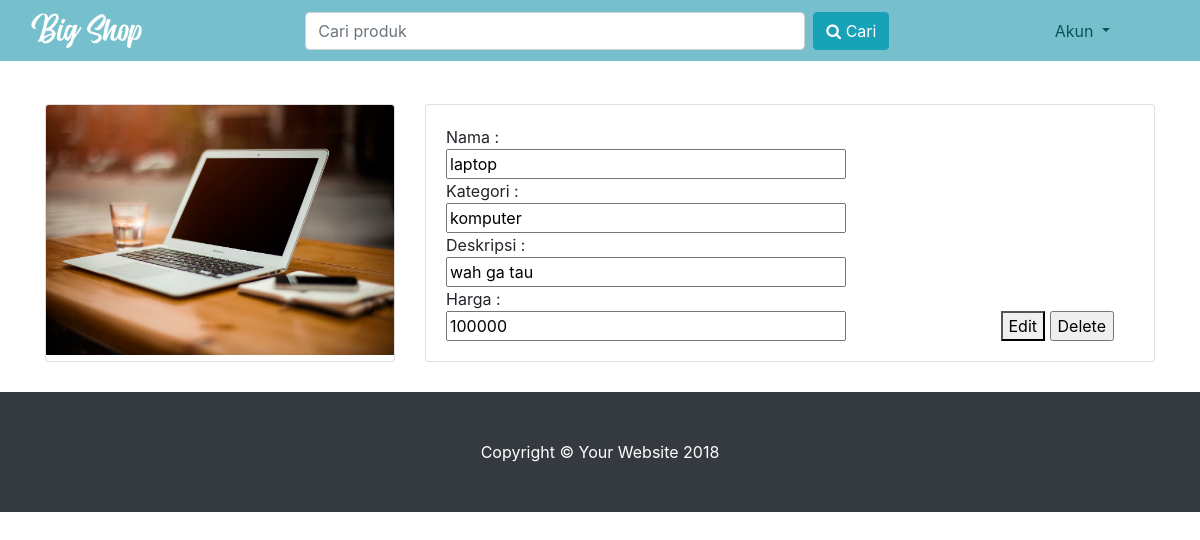
The app's page /index.php/c_homePenjual/index/orang (signed in), older data.
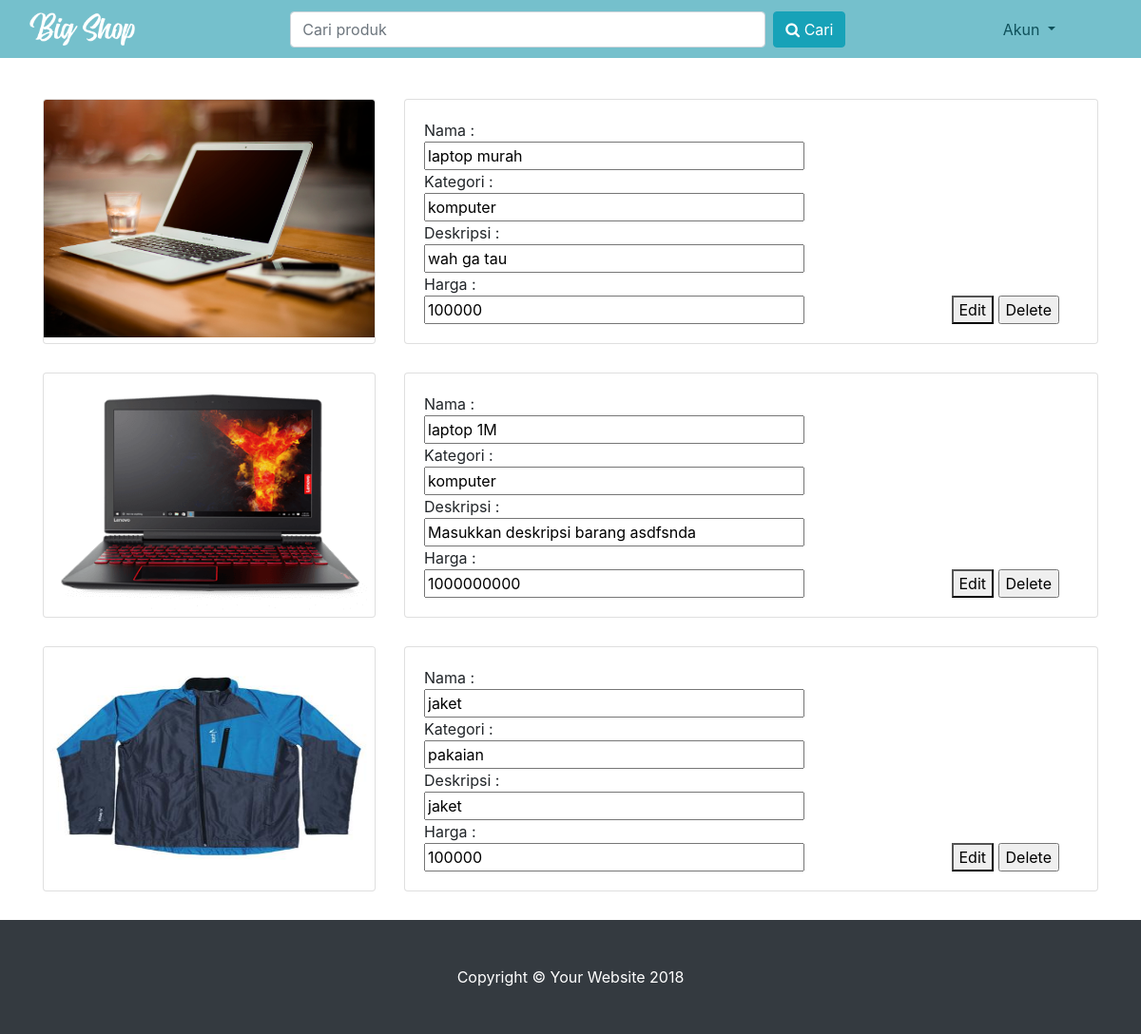
The same page, newer data.
### tables this page shows
CREATE TABLE `barang` (
  `id_barang` varchar(10) NOT NULL,
  `username` varchar(20) NOT NULL,
  `nama_barang` varchar(50) NOT NULL,
  `images` varchar(100) NOT NULL,
  `harga` int(10) NOT NULL,
  `deskripsi` varchar(100) NOT NULL,
  `kategori` varchar(20) NOT NULL
);

### application/controllers/c_homePenjual.php (called while the page is built, shortened)
<?php
	class c_homePenjual extends CI_Controller {
		function __construct(){
			$this->load->model('m_homePenjual');
			$this->load->helper('form');
			$this->load->library('session');
		}
		public function index($username){
			$data = array(
				'title' => 'HOME',
				'username' => $username,
				'barang' => $this->m_homePenjual->get_data_barang($username)
			);
			$this->load->view('v_homePenjual',$data);
		}
	}
?>

### index.php (called while the page is built, shortened)
<?php
require_once BASEPATH.'core/CodeIgniter.php';

### application/models/m_homePenjual.php (called while the page is built, shortened)
<?php
        class m_homePenjual extends CI_Model {
                public function get_data_barang($user) {
                    $query = $this->db->query("SELECT id_barang, nama_barang, images, harga, kategori, deskripsi FROM barang WHERE username='$user';");
					return $query->result();
                }
        }
?>

### application/views/v_homePenjual.php (the view, shortened to what this page needs)
<!DOCTYPE html>
<html lang="en">
  <head>
    <link href="<?php echo base_url();?>assets/css/bootstrap.min.css" rel="stylesheet">
    <link href="<?php echo base_url();?>assets/css/modern-business.css" rel="stylesheet">
    <link rel="stylesheet" type="text/css" href="<?php echo base_url();?>assets/css/navbar.css" />
    <link rel="stylesheet" type="text/css" href="<?php echo base_url();?>assets/fonts/font-awesome-4.7.0/css/font-awesome.min.css">
  </head>
  <body>
    <?php
      include_once("navPembeli.php");
    ?>
    <div class="container">
      <br>
      <br>
      <?php
        foreach ($barang as $b) {
      ?>
      <div class="row">
        <div class="col-lg-4 col-sm-6 portfolio-item">
          <div class="card h-100">
            <img class="card-img-top" style="min-height: 250px; max-height: 250px; max-width: auto; overflow: hidden;" src="<?php echo base_url();?>assets/images/<?php echo $b->images ?>" alt="">
          </div>
        </div>
        <div class="col-lg-8 col-sm-10 portfolio-item">
          <div class="card h-100">
            <div class="card-body">
              <form method="GET" >
                Nama : <br><input type="text" style="width: 400px" name="nama" value="<?php echo $b->nama_barang; ?>"><br>
                Kategori  : <br><input type="text" style="width: 400px" name="kategori" value="<?php echo $b->kategori; ?>"><br>
                Deskripsi : <br><input type="text" style="width: 400px" name="deskripsi" value="<?php echo $b->deskripsi; ?>"><br>
                Harga : <br><input type="text" style="width: 400px" name="harga" value="<?php echo $b->harga; ?>">
                <button style="margin-left: 150px" name="submit" formaction="<?php echo base_url()."index.php/c_homePenjual/edit_barang/".$b->id_barang; ?>">Edit</button>
                <input type="submit" name="submit" value="Delete" formaction="<?php echo base_url()."index.php/c_homePenjual/delete_barang/".$b->id_barang; ?>">
              </form>
            </div>
          </div>
        </div>
      </div>
      <?php
        }
      ?>
    </div>
    <footer class="py-5 bg-dark">
      <div class="container">
        <p class="m-0 text-center text-white">Copyright &copy; Your Website 2018</p>
      </div>
    </footer>
  </body>
</html>

Row changes from the older to the newer data that the page shows:
removed barang: images (picture), nama "laptop", kategori "komputer", deskripsi "wah ga tau", harga "100000"
added barang: images (picture), nama "laptop murah", kategori "komputer", deskripsi "wah ga tau", harga "100000"
added barang: images (picture), nama "laptop 1M", kategori "komputer", deskripsi "Masukkan deskripsi barang asdfsnda", harga "1000000000"
added barang: images (picture), nama "jaket", kategori "pakaian", deskripsi "jaket", harga "100000"
